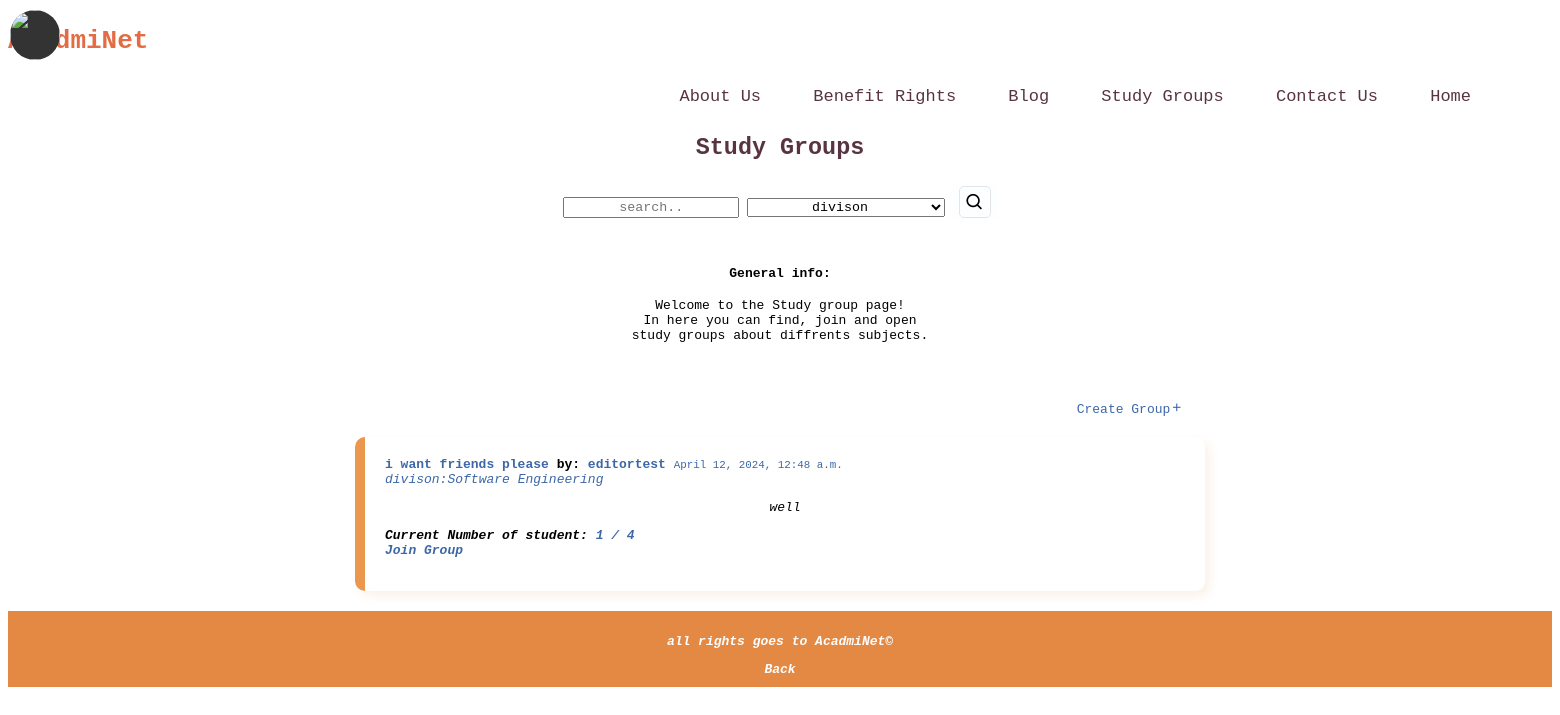
The page /blog/blog/studyGroups/ on the database its author committed.
### blog/models.py (models this page shows, shortened)
class StudyGroups(models.Model):#making  groups
    title = models.CharField(max_length = 100,unique=True)#so there won't be same groups.
    description  = models.TextField()
    division = models.CharField(max_length=100,choices=department_choice)
    data_created = models.DateTimeField(auto_now_add=True)
    group_size = models.IntegerField(default=3)
    author = models.ForeignKey(get_user_model(), on_delete=models.CASCADE,null=True)#shows the group author.

### authentication/models.py (models this page shows)
class CustomUser(AbstractUser):
    profile_picture = models.ImageField(upload_to='profile_pictures/', blank=True, null=True)
    email = models.EmailField(blank=True)
    academic_institution = models.CharField(max_length=30, blank=True)
    department = models.CharField(max_length=30, blank=True)
    year = models.CharField(max_length=10, blank=True)
    last_activity = models.DateTimeField(default=timezone.now)
    is_editor = models.BooleanField(default=False)
    def __str__(self): #ייצוג ההדפסה של משתמש סטודנט
        return self.username

### blog/views.py (the view)
# urls.py: path('blog/studyGroups/',views.Study_groups, name = 'study_groups'),
def Study_groups(request):#getting all studyGroups
     groups = StudyGroups.objects.all()
     return render (request,'StudyGroups.html',{'groups':groups})

### blog/templates/StudyGroups.html (shortened to what this page needs)
<!DOCTYPE html>
<html lang="en">
<head>
    {%load static%}
    <link rel="stylesheet" href="{% static 'StudyGroups.css' %}">
    <link href='https://unpkg.com/boxicons@2.1.4/css/boxicons.min.css' rel='stylesheet'>
</head>
<body>
    <div class="main">
        <h3 class="logo">AcadmiNet</h3>
        <div class="container">
            <div class="profile">
                {% if user.profile_picture %}
                <img src="{{ user.profile_picture.url }}" alt="{{ user.username }}'s profile picture">
                {% else %}
                <img src="https://turag.co.il/wp-content/uploads/2018/06/man.jpg">
                {% endif %}
            </div>
        <div class="navbar">
            {% if user.is_editor %}
            <ul>
                <li><a href="{% url 'about_us_editor' %}" class="link">About Us</a></li>
                <li><a href="{% url 'rights_editor' %}" class="link">Benefit Rights</a></li>
                <li><a href="{% url 'blog_page_editor' %}" class="link">Blog</a></li>
                <li><a href="{% url 'contact_us_editor' %}" class="link">Contact Us</a></li>
                <li><a href="{% url 'homepage_editor' %}" class="link">Home</a></li>
            </ul>
        {% else %}
            {% if user.is_superuser %}
                <ul>
                    <li><a href="/admin/" class="link">Admin Panel</a></li>
                    <li><a href="{% url 'about_us_admin' %}" class="link">About Us</a></li>
                    <li><a href="{% url 'rights_page_admin' %}" class="link">Benefit Rights</li>
                    <li><a href="{% url 'blog_page_admin' %}" class="link">Blog</a></li>
                    <li><a href="{% url 'contact_us_admin' %}" class="link">Contact Us</a></li>
                    <li><a href="{% url 'homepage_admin' %}" class="link">Home</a></li>
                </ul>
            {% else %}
                <ul>
                    <li><a href="{% url 'about_us' %}" class="link">About Us</a></li>
                    <li><a href="{% url 'rights_page' %}" class="link">Benefit Rights</a></li>
                    <li><a href="{% url 'blog_page' %}" class="link">Blog</a></li>
                    <li><a href="{% url 'study_groups' %}" class="study-group">Study Groups</a></li>
                    <li><a href="{% url 'contact_us' %}" class="link">Contact Us</a></li>
                    <li><a href="{% url 'homepage' %}" class="link">Home</a></li>
                </ul>
            {% endif %}
        {% endif %}
        </div>
    </div>
    <br> <br>
    <div class="subforum-title">
        <h3>Study Groups</h3>
    </div>
    <form action="">
        <div class="search-box">
            <input type="text" name="search" id="" placeholder="search..">
            <select name="divison" id="divison">
                <option value="" disabled selected>divison</option>
            </select>
            <button class="search-button"><i class='bx bx-search bx-border'></i></button>
        </div>
    </form> <br>
    <div class="info">
        <div class="info-title"><h4>General info:</h4></div>
        <div class="subforum-info">
            <p>Welcome to the Study group page!<br>In here you can find, join and open study groups about diffrents subjects.</p>
        </div>
        <br>
    </div>
    <br> <br>
    <div class="upload-question"><a href="{% url 'create_group'  %}">Create Group<i class='bx bx-plus' style="font-size: small;"></i></a></div>
        {% for group in groups %}
    <div class="posts">
        <b><a> {{ group.title }}</a> by: <a >{{group.author}}</a></b>
        <small><a> {{ group.data_created }}</a></small><br>
        <em><a >divison:{{ group.division }}</a><br>
        <p>{{ group.description }}</p>
        <strong>Current Number of student:
            {%if group.groupmembers_set.count == 0 %}
                <a>--/{{group.group_size}}</a></strong><br>
            {%else%}
                <a>{{group.groupmembers_set.count}} / {{group.group_size}}</a>
            {%endif%}
            <br>
        {% if user not in group.groupmembers_set.all%}
            {%if user != group.author%}
            <a href="{% url 'join_group' group_id=group.id %}">Join Group</a></p>
            {%endif%}
        {%endif%}
    </div>
        {% endfor %}
    <footer>
        <p class="rights">all rights goes to AcadmiNet&copy;</p>
        <a href="{% url 'blog_page' %}" class="Back">Back</a>
    </footer>
</body>
</html>

### blog/static/StudyGroups.css (style rules this page uses)
* { font-family: monospace; text-align: center; }
a { text-decoration: none; color: #3c67a8; }
.main .logo { text-align: left; color: #e46c44; font-size: xx-large; }
.subforum-title { color: #583442; font-size: x-large; text-align: center; }
.info { width: 300px; padding: 15px 20px; border-style: hidden; border-radius: 10px; display: inline-block; text-align: left; }
.upload-question { margin-right: -700px; text-decoration: none; }
.posts { text-align: left; padding: 20px; margin: 20px auto; max-width: 800px; background-color: #ffffffd6; border-radius: 10px; box-shadow: 5px 5px 10px #cd722318; border-left: 10px solid #eb974e; }
footer { background-color: #e48944; color: #fcfeff; text-align: center; padding: 10px 0px; }
.rights { background-color: #e48944; }
.Back { background-color: #e48944; color: #fcfeff; }
.search-button { border-style: hidden; font-size: 20px; background-color: #fcfeff; }
ul { float: right; list-style-type: none; margin-top: 5px; min-height: 15px; margin-right: 60px; font-size: 17px; }
ul li { display: inline-block; }
ul li a { text-decoration: none; color: #583442; padding: 5px 20px; border: 1px solid transparent; transition: 0.5 ease; }

### blog/templates/StudyGroups.html (style rules this page uses)
.profile { position: absolute; top: 10px; left: 10px; width: 50px; height: 50px; border-radius: 50%; background-color: #333; display: flex; justify-content: center; align-items: center; color: white; cursor: pointer; overflow: visible; }
.profile img { width: 100%; height: 100%; border-radius: 50%; }

### rows shown on the page
StudyGroups: title "i want friends please", author "editortest", data_created "April 12, 2024, 12:48 a.m.", division "Software Engineering", description "well", groupmembers_set.count "1", group_size "4", shows "Join Group"
